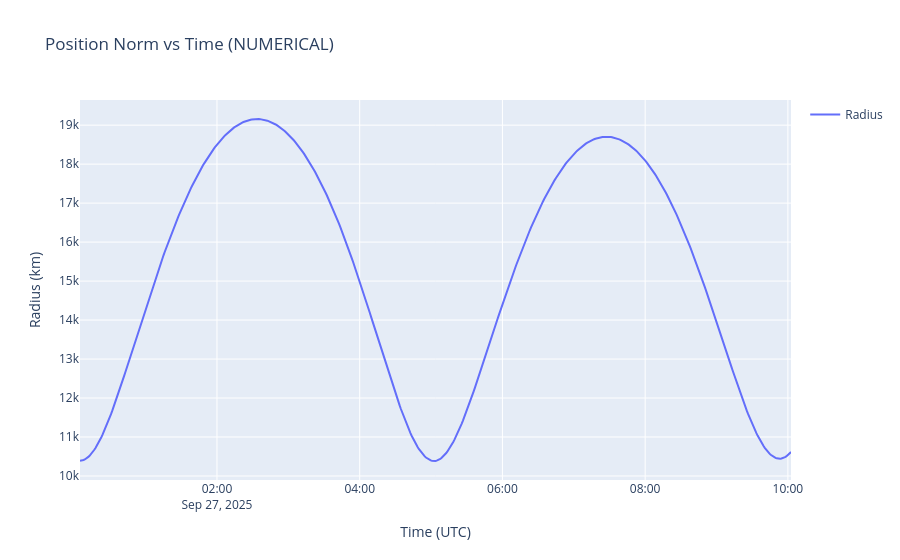
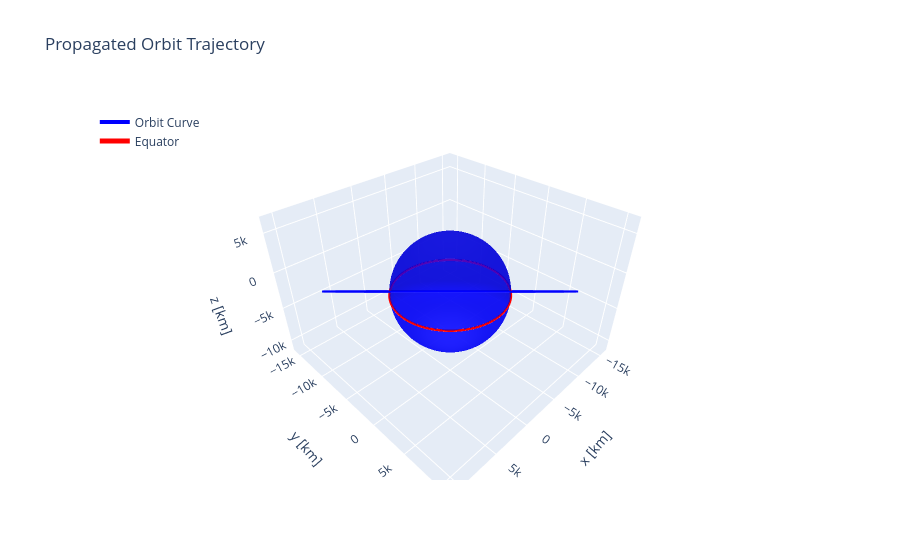

The cell these charts' notebook holds for them, in order:
### Code cell
## Part 2: Numerical Integration
# Load the autoreload extension
%load_ext autoreload
%autoreload 2
import numpy as np
from orbit_package.numerical import Integrator, ForcingFunction
from orbit_package.graphing_utils import Graph
from orbit_package.ephemeris import Ephemeris

# Instantiating all obejects
integrate = Integrator()
ff = ForcingFunction()
gr = Graph()

# Initial conditions and parameters
x0 = np.array([6e3,6e3,6e3,-5,5,0])
other = {"mu":4e5}
period = 17933.95497
tspan = [0,2*period]
integration_time = np.linspace(0,2*int(period),int(2*int(period)/60))

# Integrating
t,x = integrate.ode45(ff.twobody_nop_nodyn,x0,tspan,other,tval=integration_time)

eph = integrate.eph_from_propagation_results(t,x,"2BODY_NODYN")

gr.plot_eph_r_norm(eph)
gr.plot_eph_pos_vector(eph,earth=True)

### Figure 1 — Plotly figure (JSON) as saved in the notebook; plotly's stock layout.template omitted (floating-point values rounded to 4 significant figures; data arrays with more than 128 entries replaced by an {"elided": "..."} marker saying what was removed)
{"data": [{"mode": "lines", "name": "Radius", "type": "scatter", "x": {"elided": "597 str values"}, "y": {"elided": "597 float values"}}], "layout": {"showlegend": true, "title": {"text": "Position Norm vs Time (NUMERICAL)"}, "xaxis": {"title": {"text": "Time (UTC)"}}, "yaxis": {"title": {"text": "Radius (km)"}}}}

### Figure 2 — Plotly figure (JSON) as saved in the notebook; plotly's stock layout.template omitted (floating-point values rounded to 4 significant figures; data arrays with more than 128 entries replaced by an {"elided": "..."} marker saying what was removed)
{"data": [{"line": {"color": "blue", "width": 4}, "mode": "lines", "name": "Orbit Curve", "type": "scatter3d", "x": {"elided": "597 float values"}, "y": {"elided": "597 float values"}, "z": {"elided": "597 float values"}}, {"colorscale": [[0, "blue"], [1, "blue"]], "name": "Earth", "opacity": 0.7, "showscale": false, "type": "surface", "x": {"elided": "100x100 float values"}, "y": {"elided": "100x100 float values"}, "z": {"elided": "100x100 float values"}}, {"line": {"color": "red", "width": 5}, "mode": "lines", "name": "Equator", "type": "scatter3d", "x": {"elided": "500 float values"}, "y": {"elided": "500 float values"}, "z": {"elided": "500 float values"}}], "layout": {"legend": {"x": 0.02, "y": 0.98}, "scene": {"xaxis": {"title": {"text": "x [km]"}}, "yaxis": {"title": {"text": "y [km]"}}, "zaxis": {"title": {"text": "z [km]"}}}, "title": {"text": "Propagated Orbit Trajectory"}}}
